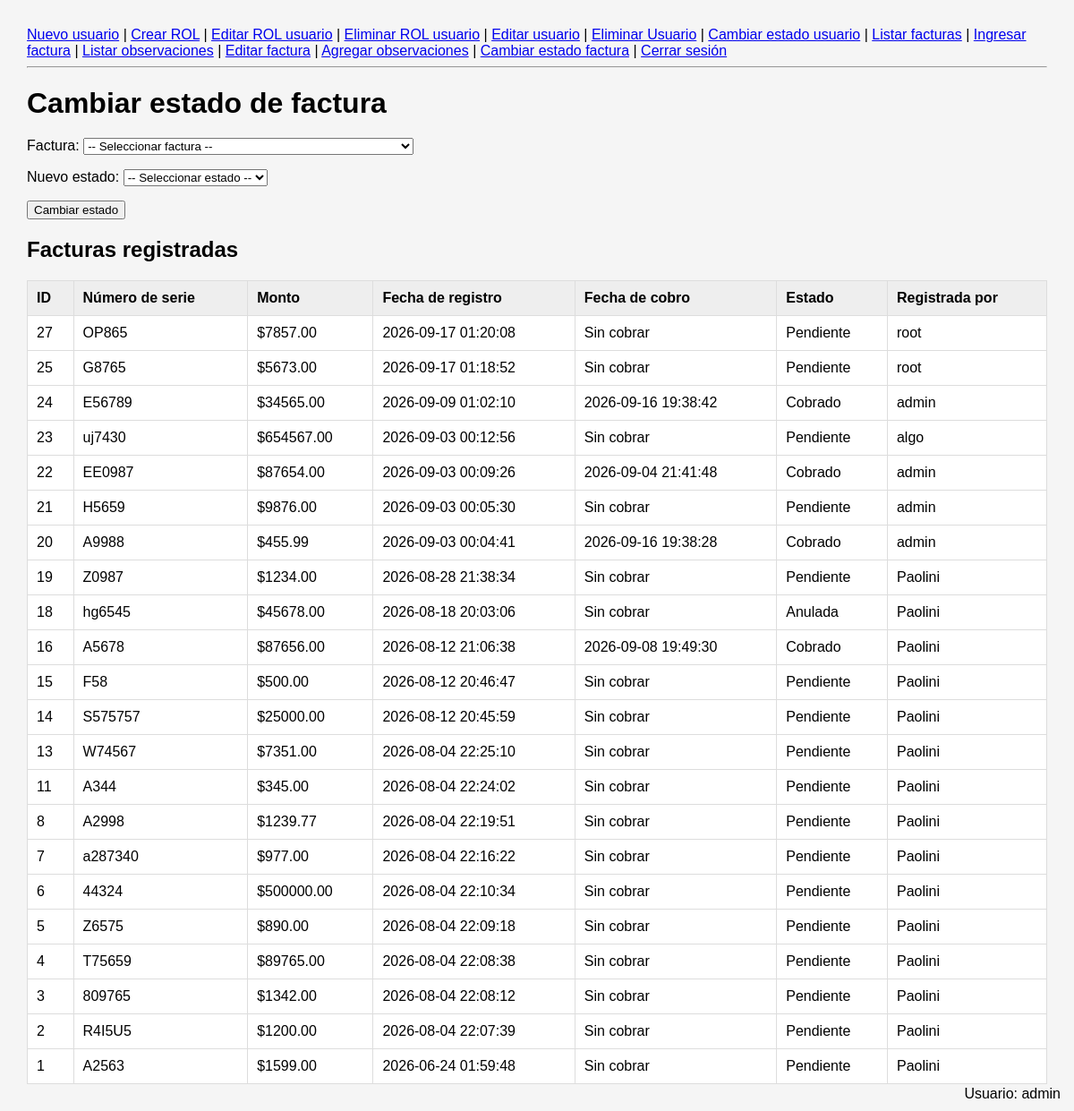
Screenshot of /Panaderia/cambiar_estado_factura.php (signed in) with the database file from the repository.
### tables this page shows
CREATE TABLE `usuario` (
  `id` smallint(5) UNSIGNED NOT NULL,
  `usuario` varchar(32) NOT NULL,
  `contrasenia` varchar(255) NOT NULL,
  `activo` tinyint(1) NOT NULL DEFAULT 1,
  `id_ROL` tinyint(3) UNSIGNED NOT NULL
);

CREATE TABLE `factura` (
  `id` int(10) UNSIGNED NOT NULL,
  `numero_serie` varchar(20) NOT NULL,
  `monto` decimal(8,2) NOT NULL,
  `fecha_registro` datetime NOT NULL,
  `fecha_cobro` datetime DEFAULT NULL,
  `estado` enum('Cobrado','Pendiente','Anulada') NOT NULL DEFAULT 'Pendiente',
  `id_usuario_registro` smallint(5) UNSIGNED NOT NULL,
  `id_usuario_asignado` smallint(5) DEFAULT NULL
);

### Panaderia/cambiar_estado_factura.php (the view, shortened to what this page needs)
<?php
require_once "conexion.php";
require_once "menu.php";
try {
    $sql = "SELECT
                factura.id,
                factura.numero_serie,
                factura.monto,
                factura.fecha_registro,
                factura.fecha_cobro,
                factura.estado,
                usuario.usuario AS nombre_usuario
            FROM factura
            INNER JOIN usuario
                ON factura.id_usuario_registro = usuario.id
            ORDER BY factura.id DESC";
    $stmt = $conexion->query($sql);
    $facturas = $stmt->fetchAll(PDO::FETCH_ASSOC);
} catch (PDOException $e) {
    $facturas = [];
    $error = "Error al obtener las facturas: " . $e->getMessage();
}
?>
<!DOCTYPE html>
<html lang="es">
<head>
</head>
<body>
<h1>Cambiar estado de factura</h1>
 <link rel="stylesheet" href="estilo.css">
<form method="POST" action="cambiar_estado_factura.php">
    <p>
        <label for="id_factura">
            Factura:
        </label>
        <select
            name="id_factura"
            id="id_factura"
            required
        >
            <option value="">
                -- Seleccionar factura --
            </option>
        </select>
    </p>
    <p>
        <label for="estado">
            Nuevo estado:
        </label>
        <select
            name="estado"
            id="estado"
            required
        >
            <option value="">
                -- Seleccionar estado --
            </option>
        </select>
    </p>
    <p>
        <button type="submit">
            Cambiar estado
        </button>
    </p>
</form>
<h2>Facturas registradas</h2>
<table border="1">
    <thead>
        <tr>
            <th>ID</th>
            <th>Número de serie</th>
            <th>Monto</th>
            <th>Fecha de registro</th>
            <th>Fecha de cobro</th>
            <th>Estado</th>
            <th>Registrada por</th>
        </tr>
    </thead>
    <tbody>
        <?php if (count($facturas) > 0): ?>
            <?php foreach ($facturas as $factura): ?>
                <tr>
                    <td>
                        <?= htmlspecialchars($factura["id"]) ?>
                    </td>
                    <td>
                        <?= htmlspecialchars($factura["numero_serie"]) ?>
                    </td>
                    <td>
                        $<?= htmlspecialchars($factura["monto"]) ?>
                    </td>
                    <td>
                        <?= htmlspecialchars($factura["fecha_registro"]) ?>
                    </td>
                    <td>
                        <?php if ($factura["fecha_cobro"] !== null): ?>
                            <?= htmlspecialchars($factura["fecha_cobro"]) ?>
                        <?php else: ?>
                            Sin cobrar
                        <?php endif; ?>
                    </td>
                    <td>
                        <?= htmlspecialchars($factura["estado"]) ?>
                    </td>
                    <td>
                        <?= htmlspecialchars($factura["nombre_usuario"]) ?>
                    </td>
                </tr>
            <?php endforeach; ?>
        <?php endif; ?>
    </tbody>
</table>
</body>
</html>

### Panaderia/usuario_logueado.php
<?php
if (isset($_SESSION["id_usuario"])) {
    $sqlUsuario = "SELECT usuario
                   FROM usuario
                   WHERE id = ?";
    $stmtUsuario = $conexion->prepare($sqlUsuario);
    $stmtUsuario->execute([$_SESSION["id_usuario"]]);
    $usuarioLogueado = $stmtUsuario->fetch(PDO::FETCH_ASSOC);
    if ($usuarioLogueado) {
        ?>
        <div style="
            position: fixed;
            bottom: 10px;
            right: 15px;
        ">
            Usuario:
            <?= htmlspecialchars($usuarioLogueado["usuario"]) ?>
        </div>
        <?php
    }
}
?>

### Panaderia/estilo.css (style rules this page uses)
body { font-family: Arial, sans-serif; margin: 30px; background: #f5f5f5; }
h1 { margin-bottom: 20px; }
table { width: 100%; border-collapse: collapse; background: white; }
th, td { padding: 10px; border: 1px solid #ddd; text-align: left; }
th { background: #eee; }

### rows the page displays
usuario: usuario "admin"
factura: id "27", numero_serie "OP865", monto "7857.00", fecha_registro "2026-09-17 01:20:08", shows "Sin cobrar", estado "Pendiente", id_usuario_registro.usuario "root"
factura: id "25", numero_serie "G8765", monto "5673.00", fecha_registro "2026-09-17 01:18:52", shows "Sin cobrar", estado "Pendiente", id_usuario_registro.usuario "root"
factura: id "24", numero_serie "E56789", monto "34565.00", fecha_registro "2026-09-09 01:02:10", fecha_cobro "2026-09-16 19:38:42", estado "Cobrado", id_usuario_registro.usuario "admin"
factura: id "23", numero_serie "uj7430", monto "654567.00", fecha_registro "2026-09-03 00:12:56", shows "Sin cobrar", estado "Pendiente", id_usuario_registro.usuario "algo"
factura: id "22", numero_serie "EE0987", monto "87654.00", fecha_registro "2026-09-03 00:09:26", fecha_cobro "2026-09-04 21:41:48", estado "Cobrado", id_usuario_registro.usuario "admin"
factura: id "21", numero_serie "H5659", monto "9876.00", fecha_registro "2026-09-03 00:05:30", shows "Sin cobrar", estado "Pendiente", id_usuario_registro.usuario "admin"
factura: id "20", numero_serie "A9988", monto "455.99", fecha_registro "2026-09-03 00:04:41", fecha_cobro "2026-09-16 19:38:28", estado "Cobrado", id_usuario_registro.usuario "admin"
factura: id "19", numero_serie "Z0987", monto "1234.00", fecha_registro "2026-08-28 21:38:34", shows "Sin cobrar", estado "Pendiente", id_usuario_registro.usuario "Paolini"
factura: id "18", numero_serie "hg6545", monto "45678.00", fecha_registro "2026-08-18 20:03:06", shows "Sin cobrar", estado "Anulada", id_usuario_registro.usuario "Paolini"
factura: id "16", numero_serie "A5678", monto "87656.00", fecha_registro "2026-08-12 21:06:38", fecha_cobro "2026-09-08 19:49:30", estado "Cobrado", id_usuario_registro.usuario "Paolini"
factura: id "15", numero_serie "F58", monto "500.00", fecha_registro "2026-08-12 20:46:47", shows "Sin cobrar", estado "Pendiente", id_usuario_registro.usuario "Paolini"
factura: id "14", numero_serie "S575757", monto "25000.00", fecha_registro "2026-08-12 20:45:59", shows "Sin cobrar", estado "Pendiente", id_usuario_registro.usuario "Paolini"
factura: id "13", numero_serie "W74567", monto "7351.00", fecha_registro "2026-08-04 22:25:10", shows "Sin cobrar", estado "Pendiente", id_usuario_registro.usuario "Paolini"
factura: id "11", numero_serie "A344", monto "345.00", fecha_registro "2026-08-04 22:24:02", shows "Sin cobrar", estado "Pendiente", id_usuario_registro.usuario "Paolini"
factura: id "8", numero_serie "A2998", monto "1239.77", fecha_registro "2026-08-04 22:19:51", shows "Sin cobrar", estado "Pendiente", id_usuario_registro.usuario "Paolini"
factura: id "7", numero_serie "a287340", monto "977.00", fecha_registro "2026-08-04 22:16:22", shows "Sin cobrar", estado "Pendiente", id_usuario_registro.usuario "Paolini"
factura: id "6", numero_serie "44324", monto "500000.00", fecha_registro "2026-08-04 22:10:34", shows "Sin cobrar", estado "Pendiente", id_usuario_registro.usuario "Paolini"
factura: id "5", numero_serie "Z6575", monto "890.00", fecha_registro "2026-08-04 22:09:18", shows "Sin cobrar", estado "Pendiente", id_usuario_registro.usuario "Paolini"
factura: id "4", numero_serie "T75659", monto "89765.00", fecha_registro "2026-08-04 22:08:38", shows "Sin cobrar", estado "Pendiente", id_usuario_registro.usuario "Paolini"
factura: id "3", numero_serie "809765", monto "1342.00", fecha_registro "2026-08-04 22:08:12", shows "Sin cobrar", estado "Pendiente", id_usuario_registro.usuario "Paolini"
factura: id "2", numero_serie "R4I5U5", monto "1200.00", fecha_registro "2026-08-04 22:07:39", shows "Sin cobrar", estado "Pendiente", id_usuario_registro.usuario "Paolini"
factura: id "1", numero_serie "A2563", monto "1599.00", fecha_registro "2026-06-24 01:59:48", shows "Sin cobrar", estado "Pendiente", id_usuario_registro.usuario "Paolini"
